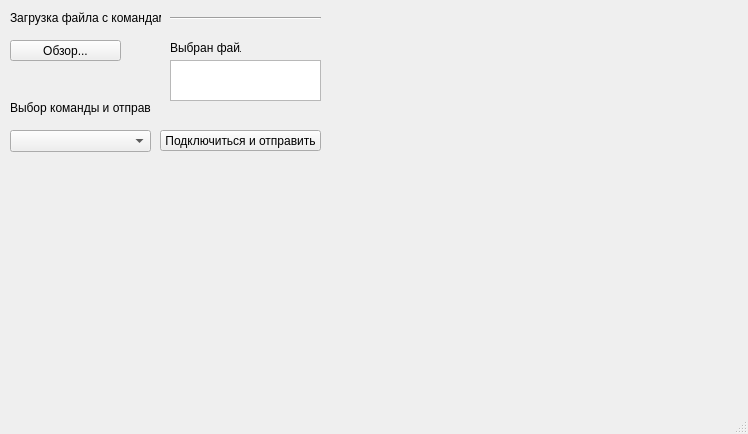
<?xml version="1.0" encoding="UTF-8"?>
<ui version="4.0">
 <class>MainWindow</class>
 <widget class="QMainWindow" name="MainWindow">
  <property name="geometry">
   <rect>
    <x>0</x>
    <y>0</y>
    <width>748</width>
    <height>434</height>
   </rect>
  </property>
  <property name="windowTitle">
   <string>MainWindow</string>
  </property>
  <widget class="QWidget" name="centralwidget">
   <widget class="Line" name="line">
    <property name="geometry">
     <rect>
      <x>170</x>
      <y>10</y>
      <width>151</width>
      <height>16</height>
     </rect>
    </property>
    <property name="orientation">
     <enum>Qt::Horizontal</enum>
    </property>
   </widget>
   <widget class="QLabel" name="label_3">
    <property name="geometry">
     <rect>
      <x>170</x>
      <y>40</y>
      <width>71</width>
      <height>16</height>
     </rect>
    </property>
    <property name="text">
     <string>Выбран файл:</string>
    </property>
   </widget>
   <widget class="QTextBrowser" name="textBrowser_file">
    <property name="geometry">
     <rect>
      <x>170</x>
      <y>60</y>
      <width>151</width>
      <height>41</height>
     </rect>
    </property>
   </widget>
   <widget class="QLabel" name="label_2">
    <property name="geometry">
     <rect>
      <x>10</x>
      <y>100</y>
      <width>141</width>
      <height>16</height>
     </rect>
    </property>
    <property name="text">
     <string>Выбор команды и отправка</string>
    </property>
   </widget>
   <widget class="QPushButton" name="pushButton_fileupload">
    <property name="geometry">
     <rect>
      <x>10</x>
      <y>40</y>
      <width>111</width>
      <height>21</height>
     </rect>
    </property>
    <property name="text">
     <string>Обзор...</string>
    </property>
   </widget>
   <widget class="QPushButton" name="pushButton_connect">
    <property name="geometry">
     <rect>
      <x>160</x>
      <y>130</y>
      <width>161</width>
      <height>21</height>
     </rect>
    </property>
    <property name="text">
     <string>Подключиться и отправить</string>
    </property>
   </widget>
   <widget class="QComboBox" name="comboBox_urls">
    <property name="geometry">
     <rect>
      <x>10</x>
      <y>130</y>
      <width>141</width>
      <height>22</height>
     </rect>
    </property>
   </widget>
   <widget class="QLabel" name="label">
    <property name="geometry">
     <rect>
      <x>10</x>
      <y>10</y>
      <width>151</width>
      <height>16</height>
     </rect>
    </property>
    <property name="text">
     <string>Загрузка файла с командами</string>
    </property>
   </widget>
  </widget>
  <widget class="QMenuBar" name="menubar">
   <property name="geometry">
    <rect>
     <x>0</x>
     <y>0</y>
     <width>748</width>
     <height>20</height>
    </rect>
   </property>
  </widget>
  <widget class="QStatusBar" name="statusbar"/>
 </widget>
 <resources/>
 <connections/>
</ui>
